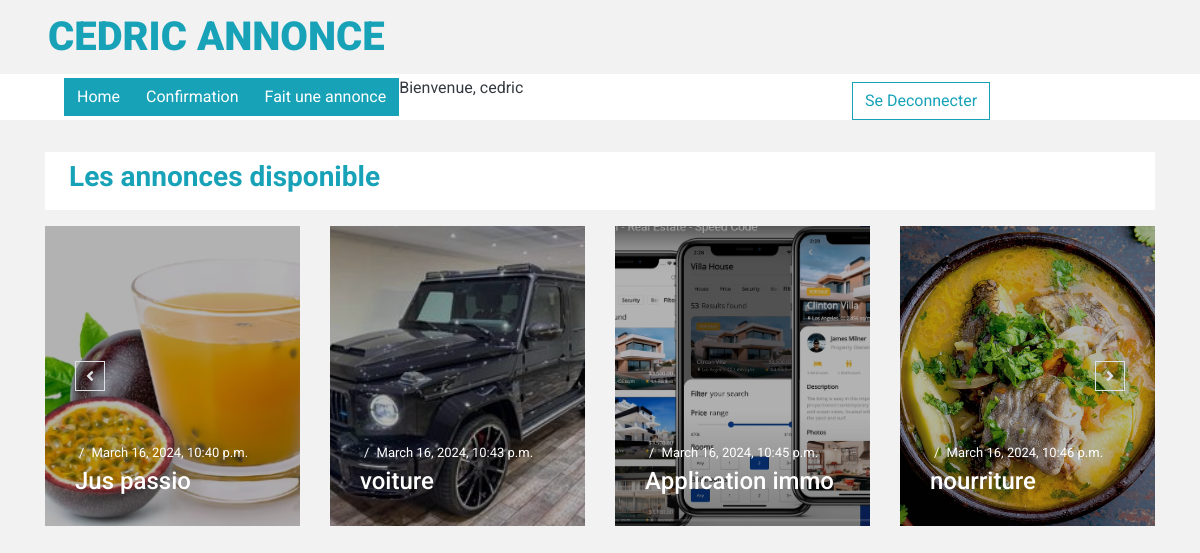
Screenshot of / (signed in) with the database file from the repository.
### app/models.py (models this page shows, shortened)
class PostApproved(models.Model):
    user = models.ForeignKey(User, on_delete=models.CASCADE)
    title = models.CharField(max_length=255)
    image = models.ImageField(upload_to='post_images/', null=True, blank=True)
    category = models.CharField(max_length=255)
    created_at = models.DateTimeField(auto_now_add=True)
    content = models.TextField()

### app/views.py (the view)
# urls.py: path('', views.index, name='index'),
def index(request):
    approved_posts = PostApproved.objects.all()
    return render(request, 'index.html', {'approved_posts': approved_posts})

### app/templates/index.html (shortened to what this page needs)
{% load static %}
<!DOCTYPE html>
<html lang="en">
<head>
    <link href="https://cdnjs.cloudflare.com/ajax/libs/font-awesome/5.15.0/css/all.min.css" rel="stylesheet">
    <link href="{% static 'lib/owlcarousel/assets/owl.carousel.min.css' %}" rel="stylesheet">
    <link  rel="stylesheet" href="{% static 'css/style.css' %}" >
</head>
<body>
        <div class="row align-items-center py-2 px-lg-5">
            <div class="col-lg-4">
                <a href="" class="navbar-brand d-none d-lg-block">
                    <h1 class="m-0 display-5 text-uppercase"><span class="text-info">Cedric Annonce</span></h1>
                </a>
            </div>
        </div>
    <div class="container-fluid p-0 mb-3">
        <nav class="navbar navbar-expand-lg bg-light navbar-light py-2 py-lg-0 px-lg-5">
            {% if user.is_authenticated %}
            <div class="collapse navbar-collapse justify-content-between px-0 px-lg-3" id="navbarCollapse">
                <div class="navbar-nav mr-auto py-0">
                    <a href="{% url 'index' %}" class="nav-item btn btn-info">Home</a>
                    {% if user.is_superuser %}
                    <a href="{% url 'review_posts' %}" class="nav-item btn btn-info">Confirmation</a>
                    {% endif %}
                    <a href="{% url 'createpost' %}" class="btn btn-info">Fait une annonce</a>
                    {% if user.is_authenticated %}
                    <h6>Bienvenue, {{ user.username}} </h6>
                    {% endif %}
                </div>
                <div class="input-group ml-auto" style="width: 100%; max-width: 300px;">
                    <a href="{% url 'logout' %}" class="btn btn-outline-info mx-3 mt-2 d-block"> Se Deconnecter</a>
                    </div>
                </div>
            </div>
            {% endif %}
    <div class="container-fluid py-3">
        <div class="container">
           <div class="d-flex align-items-center justify-content-between bg-light py-2 px-4 mb-3">
                 <h3 class="text-info font-weight-medium text-decoration-none" href="">Les annonces disponible</h3>
            </div>
            <div class="owl-carousel owl-carousel-2 carousel-item-4 position-relative">
                {% for post in approved_posts %}
                <div class="position-relative overflow-hidden" style="height: 300px;">
                    {% if post.image %}
                    <img class="img-fluid w-100 h-100" src="{{ post.image.url }}" style="object-fit: cover;">
                    {% endif %}
                    <div class="overlay">
                        <div class="mb-1" style="font-size: 13px;">
                            <span class="px-1 text-white">/</span>
                            <a class="text-white" href="{% url 'single' post.id %}">{{ post.created_at }}</a>
                        </div>
                        <a class="h4 m-0 text-white" href="{% url 'single' post.id %}">{{ post.title }}</a>
                    </div>
                </div>
                {% endfor %}
            </div>
        </div>
    </div>
</body>
</html>

### rows the page displays
PostApproved: image (picture), created_at "March 16, 2024, 10:40 p.m.", title "Jus passio"
PostApproved: image (picture), created_at "March 16, 2024, 10:43 p.m.", title "voiture"
PostApproved: image (picture), created_at "March 16, 2024, 10:45 p.m.", title "Application immo"
PostApproved: image (picture), created_at "March 16, 2024, 10:46 p.m.", title "nourriture"

### other values shown
{{ user.username }} "cedric"
